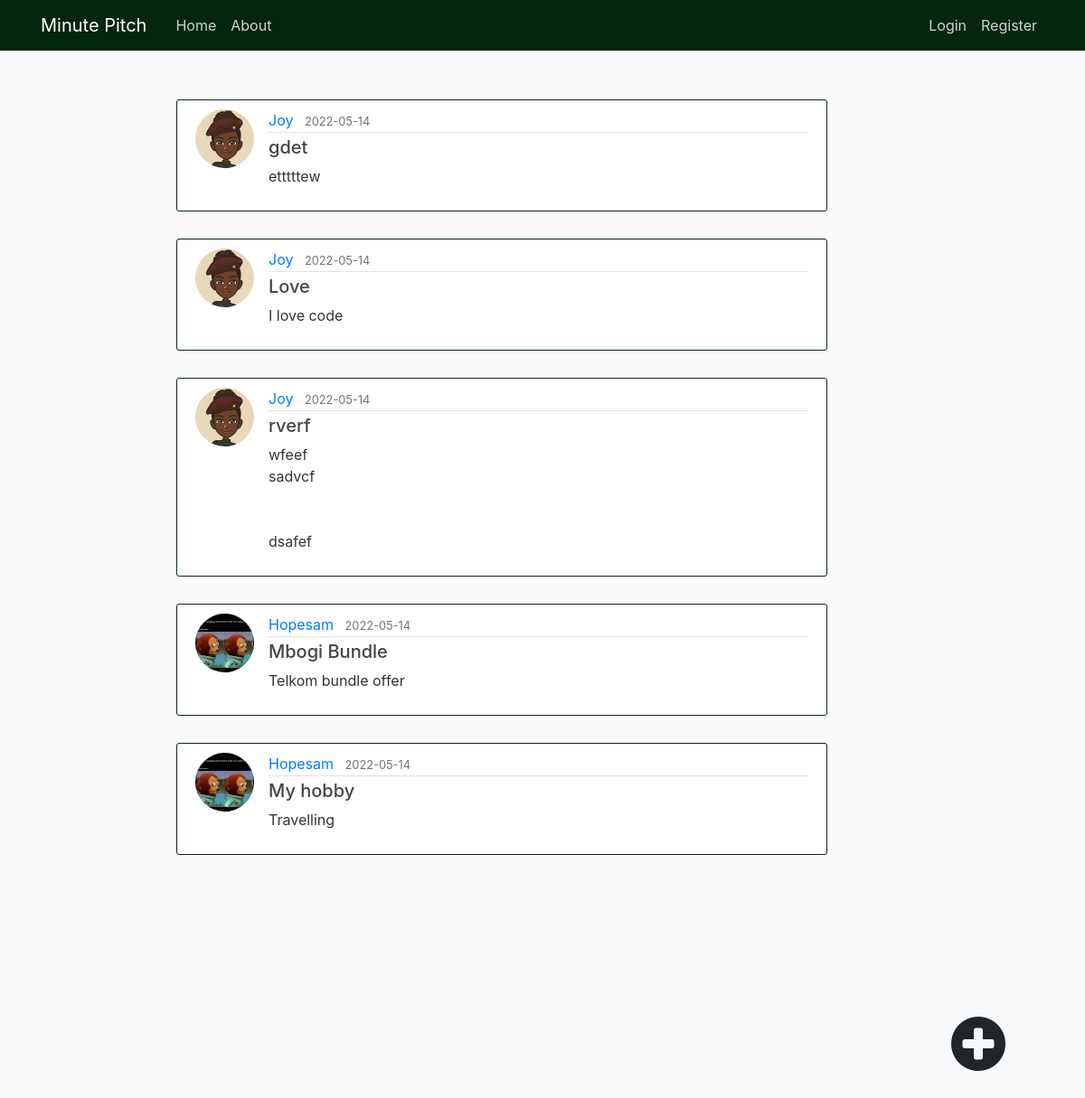
The page /home on the database its author committed.
### app/models.py (models this page shows, shortened)
class Post(db.Model):
    id = db.Column(db.Integer, primary_key=True)
    title = db.Column(db.String(100), nullable=False)
    date = db.Column(db.DateTime, nullable=False, default=datetime.utcnow)
    content = db.Column(db.Text, nullable=False)
    user_id = db.Column(db.Integer, db.ForeignKey('user.id'), nullable=False)

class User(db.Model, UserMixin):
    id = db.Column(db.Integer, primary_key=True)
    username = db.Column(db.String(20), unique=True, nullable=False)
    email = db.Column(db.String(120), unique=True, nullable=False)
    image_file = db.Column(db.String(20), nullable=False, default='default.jpg')
    password = db.Column(db.String(60), nullable=False)
    bio = db.Column(db.Text, nullable=False, default='Hey, lets pitch')
    posts = db.relationship('Post', backref='author', lazy=True)

### app/routes.py (the view)
@app.route("/")
@app.route("/home")
def home():
    posts = Post.query.all()
    return render_template('home.html', posts=posts)

### app/templates/home.html
{% extends "base.html" %}
  {% block content %}
    {% for post in posts %}
      <article class="pitches content-section">
        <img class="rounded-circle article-img" src="{{ url_for('static', filename='photos/' + post.author.image_file) }}">
        <div class="media-body">
          <div class="article-metadata">
              <a class="mr-2" href="#">{{ post.author.username }}</a>
              <small class="text-muted">{{ post.date.strftime('%Y-%m-%d') }}</small>
          </div>
          <h5><a class="article-title" href="#">{{ post.title }}</a></h5>
          <p class="article-content">{{ post.content }}</p>
        </div>
      </article>
    {% endfor %}
  {% endblock content %}

### app/templates/base.html (shortened to what this page needs)
<!DOCTYPE html>
<html lang="en">
<head>
  <link rel="stylesheet" href="https://maxcdn.bootstrapcdn.com/font-awesome/4.4.0/css/font-awesome.min.css">
  <link rel="stylesheet" href="https://cdn.jsdelivr.net/npm/bootstrap@4.3.1/dist/css/bootstrap.min.css">
  <link rel ="stylesheet" type="text/css" href="{{url_for('static', filename='main.css')}}">
</head>
<body>
  <header class="site-header">
    <nav class="navbar navbar-expand-md navbar-dark bg-steel fixed-top">
      <div class="container">
        <a class="navbar-brand mr-4" href="/">Minute Pitch</a>
        <div class="collapse navbar-collapse" id="navbarToggle">
          <div class="navbar-nav mr-auto">
            <a class="nav-item nav-link" href="{{ url_for('home') }}">Home</a>
            <a class="nav-item nav-link" href="{{ url_for('about') }}">About</a>
          </div>
          <div class="navbar-nav">
            {% if current_user.is_authenticated %}
              <a class="nav-item nav-link" href="{{ url_for('account') }}">Account</a>
              <a class="nav-item nav-link" href="{{ url_for('logout') }}">logout</a>
            {% else %}
              <a class="nav-item nav-link" href="{{ url_for('login') }}">Login</a>
              <a class="nav-item nav-link" href="{{ url_for('register') }}">Register</a>
            {% endif %}
          </div>
        </div>
      </div>
    </nav>
  </header>
    <main role="main" class="container">
        <div class="row">
            <div class="col-md-8">
                {% block content %}{% endblock content %}
            </div>
            <div class="col-md-4">
          </div>
        </div>
        <div id = "post">
          <a class="btn btn-light fa fa-plus-circle fa-7x" href="{{ url_for('new_post') }}"></a>
        </div>
    </main>
</body>
</html>

### app/static/main.css (style rules this page uses)
body { background: #fafafa; color: #333333; margin-top: 5rem; width: 70vw; }
h1, h2, h3, h4, h5, h6 { color: #444444; }
.bg-steel { background-color: #04250e; }
.site-header .navbar-nav .nav-link { color: #cbd5db; }
.content-section { background: #ffffff; padding: 10px 20px; border: 1px solid #0b2c0e; border-radius: 3px; margin-left: 180px; margin-top: 30px; width: 60vw; display: flex; }
.article-title { color: #444444; }
.article-content { white-space: pre-line; }
.article-img { height: 65px; width: 65px; margin-right: 16px; }
.article-metadata { padding-bottom: 1px; margin-bottom: 4px; border-bottom: 1px solid #e3e3e3 }
#post { float: right; margin-right: -300px; margin-top: 150px; }
.fa-plus-circle { font-size: 70px; }

### rows shown on the page
Post: image_file (picture), author.username "Joy", date "2022-05-14", title "gdet", content "etttttew"
Post: image_file (picture), author.username "Joy", date "2022-05-14", title "Love", content "I love code"
Post: image_file (picture), author.username "Joy", date "2022-05-14", title "rverf", content "wfeef sadvcf dsafef"
Post: image_file (picture), author.username "Hopesam", date "2022-05-14", title "Mbogi Bundle", content "Telkom bundle offer"
Post: image_file (picture), author.username "Hopesam", date "2022-05-14", title "My hobby", content "Travelling"
